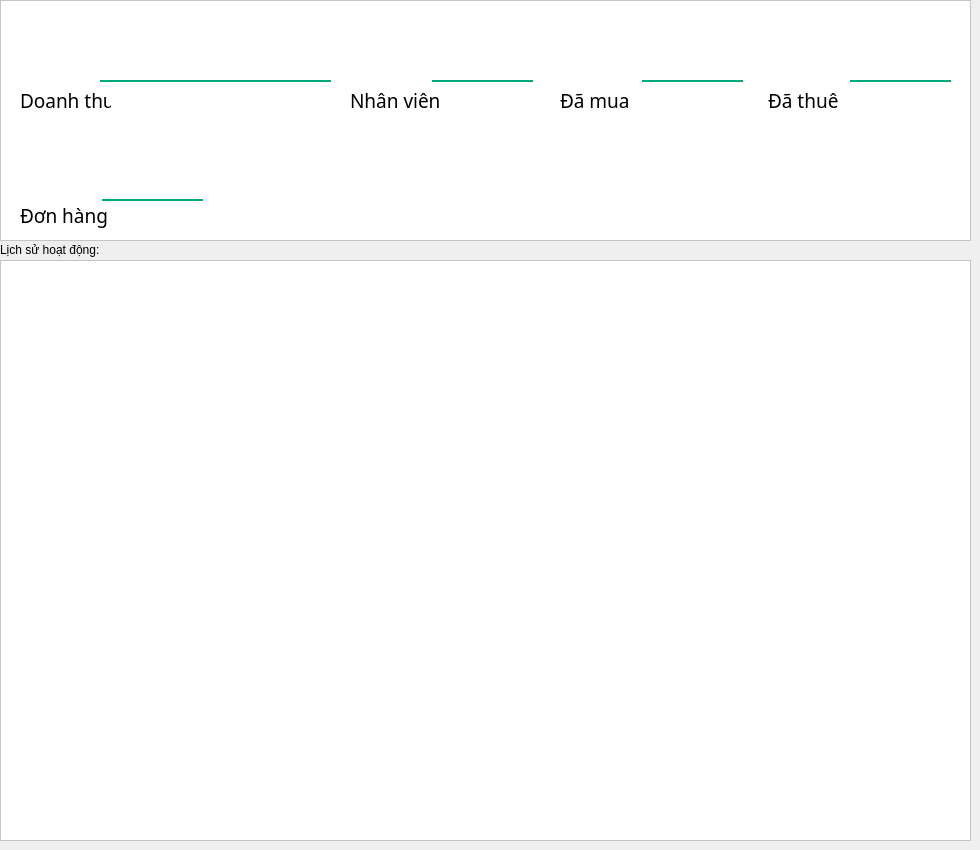
        <widget class="QWidget" name="page_4">
         <widget class="QTableWidget" name="Table_lshd">
          <property name="geometry">
           <rect>
            <x>0</x>
            <y>260</y>
            <width>971</width>
            <height>581</height>
           </rect>
          </property>
          <property name="styleSheet">
           <string notr="true">background-color: rgb(255, 255, 255);</string>
          </property>
         </widget>
         <widget class="QFrame" name="frame_5">
          <property name="geometry">
           <rect>
            <x>0</x>
            <y>0</y>
            <width>971</width>
            <height>241</height>
           </rect>
          </property>
          <property name="styleSheet">
           <string notr="true">background-color: rgb(255, 255, 255);</string>
          </property>
          <property name="frameShape">
           <enum>QFrame::StyledPanel</enum>
          </property>
          <property name="frameShadow">
           <enum>QFrame::Raised</enum>
          </property>
          <widget class="QLabel" name="label_4">
           <property name="geometry">
            <rect>
             <x>20</x>
             <y>11</y>
             <width>71</width>
             <height>71</height>
            </rect>
           </property>
           <property name="styleSheet">
            <string notr="true">border-image: url(:/icon/resources/icon-pack/wallet-solid.svg);
background-color: rgb(255, 255, 255);
border-radius: 0px;</string>
           </property>
           <property name="text">
            <string/>
           </property>
          </widget>
          <widget class="QLabel" name="label_5">
           <property name="geometry">
            <rect>
             <x>560</x>
             <y>11</y>
             <width>71</width>
             <height>71</height>
            </rect>
           </property>
           <property name="styleSheet">
            <string notr="true">border-image: url(:/icon/resources/icon-pack/hand-holding-dollar-solid.svg);
background-color: rgb(255, 255, 255);
border-radius: 0px;</string>
           </property>
           <property name="text">
            <string/>
           </property>
          </widget>
          <widget class="QLabel" name="label_6">
           <property name="geometry">
            <rect>
             <x>768</x>
             <y>11</y>
             <width>71</width>
             <height>71</height>
            </rect>
           </property>
           <property name="styleSheet">
            <string notr="true">border-image: url(:/icon/resources/icon-pack/hand-holding-solid.svg);
background-color: rgb(255, 255, 255);
border-radius: 0px;</string>
           </property>
           <property name="text">
            <string/>
           </property>
          </widget>
          <widget class="QLabel" name="label_7">
           <property name="geometry">
            <rect>
             <x>350</x>
             <y>11</y>
             <width>71</width>
             <height>71</height>
            </rect>
           </property>
           <property name="styleSheet">
            <string notr="true">border-image: url(:/icon/resources/icon-pack/user-group-solid.svg);
background-color: rgb(255, 255, 255);
border-radius: 0px;</string>
           </property>
           <property name="text">
            <string/>
           </property>
          </widget>
          <widget class="QLabel" name="label_8">
           <property name="geometry">
            <rect>
             <x>560</x>
             <y>90</y>
             <width>71</width>
             <height>21</height>
            </rect>
           </property>
           <property name="font">
            <font>
             <family>Agbalumo</family>
             <pointsize>14</pointsize>
            </font>
           </property>
           <property name="text">
            <string>Đã mua</string>
           </property>
          </widget>
          <widget class="QLabel" name="label_9">
           <property name="geometry">
            <rect>
             <x>20</x>
             <y>90</y>
             <width>91</width>
             <height>21</height>
            </rect>
           </property>
           <property name="font">
            <font>
             <family>Agbalumo</family>
             <pointsize>14</pointsize>
            </font>
           </property>
           <property name="text">
            <string>Doanh thu</string>
           </property>
          </widget>
          <widget class="QLabel" name="label_10">
           <property name="geometry">
            <rect>
             <x>768</x>
             <y>90</y>
             <width>71</width>
             <height>21</height>
            </rect>
           </property>
           <property name="font">
            <font>
             <family>Agbalumo</family>
             <pointsize>14</pointsize>
            </font>
           </property>
           <property name="text">
            <string>Đã thuê</string>
           </property>
          </widget>
          <widget class="QLabel" name="label_11">
           <property name="geometry">
            <rect>
             <x>350</x>
             <y>90</y>
             <width>91</width>
             <height>21</height>
            </rect>
           </property>
           <property name="font">
            <font>
             <family>Agbalumo</family>
             <pointsize>14</pointsize>
            </font>
           </property>
           <property name="text">
            <string>Nhân viên</string>
           </property>
          </widget>
          <widget class="QLabel" name="label_12">
           <property name="geometry">
            <rect>
             <x>20</x>
             <y>200</y>
             <width>91</width>
             <height>31</height>
            </rect>
           </property>
           <property name="font">
            <font>
             <family>Agbalumo</family>
             <pointsize>14</pointsize>
            </font>
           </property>
           <property name="text">
            <string>Đơn hàng</string>
           </property>
          </widget>
          <widget class="QLabel" name="label_13">
           <property name="geometry">
            <rect>
             <x>20</x>
             <y>130</y>
             <width>71</width>
             <height>71</height>
            </rect>
           </property>
           <property name="styleSheet">
            <string notr="true">border-image: url(:/icon/resources/icon-pack/file-circle-check-solid.svg);
background-color: rgb(255, 255, 255);
border-radius: 0px;</string>
           </property>
           <property name="text">
            <string/>
           </property>
          </widget>
          <widget class="QLabel" name="tt_price">
           <property name="geometry">
            <rect>
             <x>100</x>
             <y>11</y>
             <width>231</width>
             <height>71</height>
            </rect>
           </property>
           <property name="styleSheet">
            <string notr="true">border-bottom: 2px solid rgb(0, 170, 127);
border-radius: none;</string>
           </property>
           <property name="text">
            <string/>
           </property>
          </widget>
          <widget class="QLabel" name="mber">
           <property name="geometry">
            <rect>
             <x>432</x>
             <y>11</y>
             <width>101</width>
             <height>71</height>
            </rect>
           </property>
           <property name="styleSheet">
            <string notr="true">border-bottom: 2px solid rgb(0, 170, 127);
border-radius: none;</string>
           </property>
           <property name="text">
            <string/>
           </property>
          </widget>
          <widget class="QLabel" name="qtt_sell">
           <property name="geometry">
            <rect>
             <x>642</x>
             <y>11</y>
             <width>101</width>
             <height>71</height>
            </rect>
           </property>
           <property name="styleSheet">
            <string notr="true">border-bottom: 2px solid rgb(0, 170, 127);
border-radius: none;</string>
           </property>
           <property name="text">
            <string/>
           </property>
          </widget>
          <widget class="QLabel" name="qtt_rent">
           <property name="geometry">
            <rect>
             <x>850</x>
             <y>11</y>
             <width>101</width>
             <height>71</height>
            </rect>
           </property>
           <property name="styleSheet">
            <string notr="true">border-bottom: 2px solid rgb(0, 170, 127);
border-radius: none;</string>
           </property>
           <property name="text">
            <string/>
           </property>
          </widget>
          <widget class="QLabel" name="qtt_order">
           <property name="geometry">
            <rect>
             <x>102</x>
             <y>130</y>
             <width>101</width>
             <height>71</height>
            </rect>
           </property>
           <property name="styleSheet">
            <string notr="true">border-bottom: 2px solid rgb(0, 170, 127);
border-radius: none;</string>
           </property>
           <property name="text">
            <string/>
           </property>
          </widget>
         </widget>
         <widget class="QLabel" name="label">
          <property name="geometry">
           <rect>
            <x>0</x>
            <y>242</y>
            <width>101</width>
            <height>16</height>
           </rect>
          </property>
          <property name="text">
           <string>Lịch sử hoạt động:</string>
          </property>
         </widget>
        </widget>
